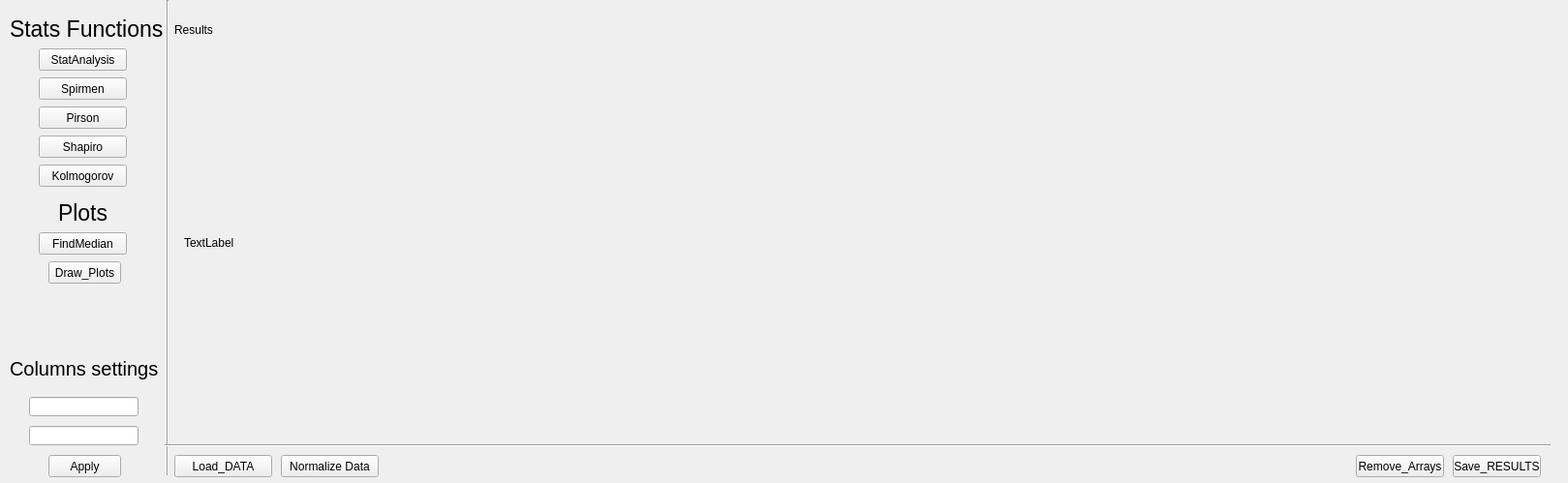
<?xml version="1.0" encoding="UTF-8"?>
<ui version="4.0">
 <class>Form</class>
 <widget class="QWidget" name="Form">
  <property name="geometry">
   <rect>
    <x>0</x>
    <y>0</y>
    <width>1619</width>
    <height>499</height>
   </rect>
  </property>
  <property name="windowTitle">
   <string>Form</string>
  </property>
  <widget class="QLabel" name="Results">
   <property name="geometry">
    <rect>
     <x>180</x>
     <y>0</y>
     <width>41</width>
     <height>61</height>
    </rect>
   </property>
   <property name="text">
    <string>Results</string>
   </property>
  </widget>
  <widget class="QPushButton" name="pushButton">
   <property name="geometry">
    <rect>
     <x>40</x>
     <y>50</y>
     <width>91</width>
     <height>23</height>
    </rect>
   </property>
   <property name="text">
    <string>StatAnalysis</string>
   </property>
  </widget>
  <widget class="QPushButton" name="pushButton_2">
   <property name="geometry">
    <rect>
     <x>40</x>
     <y>80</y>
     <width>91</width>
     <height>23</height>
    </rect>
   </property>
   <property name="text">
    <string>Spirmen</string>
   </property>
  </widget>
  <widget class="QPushButton" name="pushButton_3">
   <property name="geometry">
    <rect>
     <x>290</x>
     <y>470</y>
     <width>101</width>
     <height>23</height>
    </rect>
   </property>
   <property name="text">
    <string>Normalize Data</string>
   </property>
  </widget>
  <widget class="QPushButton" name="Drawing_Plots">
   <property name="geometry">
    <rect>
     <x>50</x>
     <y>270</y>
     <width>75</width>
     <height>23</height>
    </rect>
   </property>
   <property name="text">
    <string>Draw_Plots</string>
   </property>
  </widget>
  <widget class="Line" name="line">
   <property name="geometry">
    <rect>
     <x>163</x>
     <y>0</y>
     <width>20</width>
     <height>491</height>
    </rect>
   </property>
   <property name="orientation">
    <enum>Qt::Vertical</enum>
   </property>
  </widget>
  <widget class="QLabel" name="label">
   <property name="geometry">
    <rect>
     <x>10</x>
     <y>20</y>
     <width>161</width>
     <height>20</height>
    </rect>
   </property>
   <property name="font">
    <font>
     <pointsize>17</pointsize>
    </font>
   </property>
   <property name="text">
    <string>Stats Functions</string>
   </property>
  </widget>
  <widget class="QLabel" name="label_2">
   <property name="geometry">
    <rect>
     <x>60</x>
     <y>210</y>
     <width>91</width>
     <height>20</height>
    </rect>
   </property>
   <property name="font">
    <font>
     <pointsize>17</pointsize>
    </font>
   </property>
   <property name="text">
    <string>Plots</string>
   </property>
  </widget>
  <widget class="QPushButton" name="Load_Btn">
   <property name="geometry">
    <rect>
     <x>180</x>
     <y>470</y>
     <width>101</width>
     <height>23</height>
    </rect>
   </property>
   <property name="text">
    <string>Load_DATA</string>
   </property>
  </widget>
  <widget class="QPushButton" name="Remove_btn">
   <property name="geometry">
    <rect>
     <x>1400</x>
     <y>470</y>
     <width>91</width>
     <height>23</height>
    </rect>
   </property>
   <property name="text">
    <string>Remove_Arrays</string>
   </property>
  </widget>
  <widget class="QLabel" name="label_3">
   <property name="geometry">
    <rect>
     <x>190</x>
     <y>50</y>
     <width>1421</width>
     <height>401</height>
    </rect>
   </property>
   <property name="text">
    <string>TextLabel</string>
   </property>
  </widget>
  <widget class="QPushButton" name="Load_Btn_2">
   <property name="geometry">
    <rect>
     <x>1500</x>
     <y>470</y>
     <width>91</width>
     <height>23</height>
    </rect>
   </property>
   <property name="text">
    <string>Save_RESULTS</string>
   </property>
  </widget>
  <widget class="QPushButton" name="Median_Btn">
   <property name="geometry">
    <rect>
     <x>40</x>
     <y>240</y>
     <width>91</width>
     <height>23</height>
    </rect>
   </property>
   <property name="text">
    <string>FindMedian</string>
   </property>
  </widget>
  <widget class="QLineEdit" name="X_column">
   <property name="geometry">
    <rect>
     <x>30</x>
     <y>410</y>
     <width>113</width>
     <height>20</height>
    </rect>
   </property>
  </widget>
  <widget class="QLineEdit" name="Y_column">
   <property name="geometry">
    <rect>
     <x>30</x>
     <y>440</y>
     <width>113</width>
     <height>20</height>
    </rect>
   </property>
  </widget>
  <widget class="QLabel" name="label_4">
   <property name="geometry">
    <rect>
     <x>10</x>
     <y>360</y>
     <width>171</width>
     <height>41</height>
    </rect>
   </property>
   <property name="font">
    <font>
     <pointsize>15</pointsize>
    </font>
   </property>
   <property name="text">
    <string>Columns settings</string>
   </property>
  </widget>
  <widget class="QPushButton" name="Apply_Button">
   <property name="geometry">
    <rect>
     <x>50</x>
     <y>470</y>
     <width>75</width>
     <height>23</height>
    </rect>
   </property>
   <property name="text">
    <string>Apply</string>
   </property>
  </widget>
  <widget class="Line" name="line_2">
   <property name="geometry">
    <rect>
     <x>170</x>
     <y>450</y>
     <width>1431</width>
     <height>20</height>
    </rect>
   </property>
   <property name="orientation">
    <enum>Qt::Horizontal</enum>
   </property>
  </widget>
  <widget class="QPushButton" name="pushButton_4">
   <property name="geometry">
    <rect>
     <x>40</x>
     <y>110</y>
     <width>91</width>
     <height>23</height>
    </rect>
   </property>
   <property name="text">
    <string>Pirson</string>
   </property>
  </widget>
  <widget class="QPushButton" name="pushButton_5">
   <property name="geometry">
    <rect>
     <x>40</x>
     <y>140</y>
     <width>91</width>
     <height>23</height>
    </rect>
   </property>
   <property name="text">
    <string>Shapiro</string>
   </property>
  </widget>
  <widget class="QPushButton" name="pushButton_6">
   <property name="geometry">
    <rect>
     <x>40</x>
     <y>170</y>
     <width>91</width>
     <height>23</height>
    </rect>
   </property>
   <property name="text">
    <string>Kolmogorov</string>
   </property>
  </widget>
 </widget>
 <resources/>
 <connections/>
</ui>
